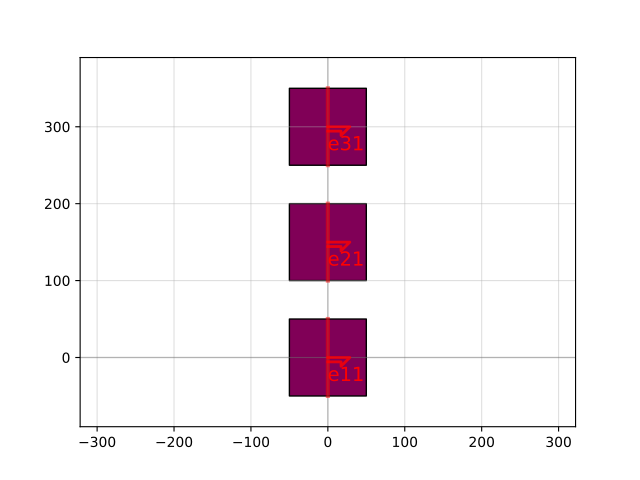

This chart was generated by the following Python code:
import gdsfactory as gf

c = gf.components.pad_array0(spacing=(150.0, 150.0), columns=1, rows=3, orientation=0)
c.plot()
